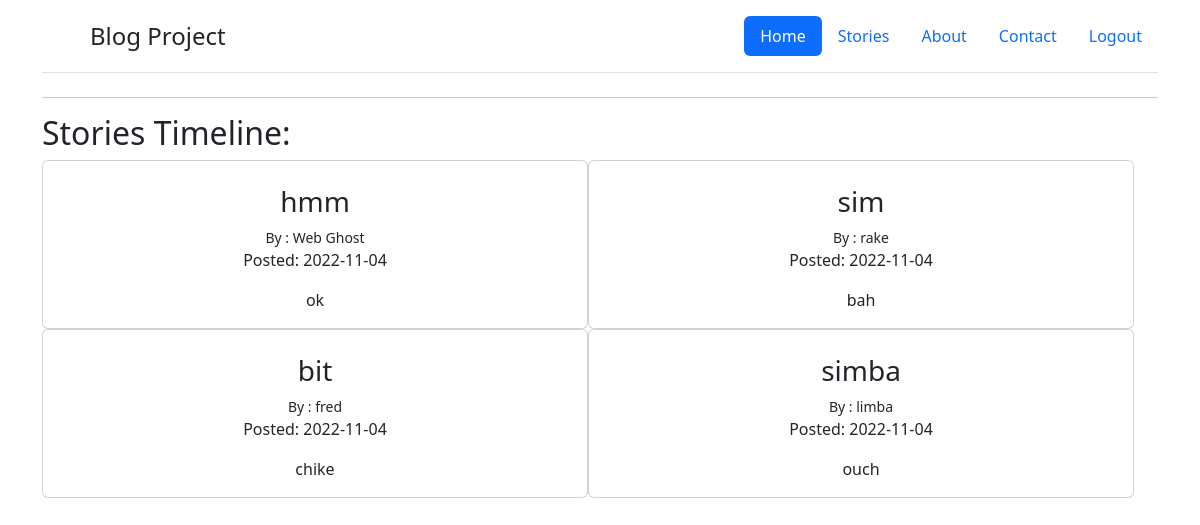
The page /stories on the database its author committed.
### app.py (models this page shows, shortened)
class BlogPost(db.Model):
    id = db.Column(db.Integer, primary_key=True)
    title = db.Column(db.String(100), nullable=False)
    content = db.Column(db.Text, nullable=False)
    author = db.Column(db.String(20), nullable=False, default='N/A')
    postby = db.Column(db.String(30))
    date_posted = db.Column(db.DateTime, nullable=False, default=datetime.utcnow)

### app.py (the view)
@app.route('/stories', methods=['GET'])
def stories():
    all_posts = BlogPost.query.order_by(BlogPost.date_posted).all()
    return render_template('stories.html', posts=all_posts)

### templates/stories.html (shortened to what this page needs)
{% extends 'base.html' %}
{%block logout%}
<li class="nav-item"><a href="{{url_for('logout')}}" class="nav-link">Logout</a></li>
{% endblock %}
{%block body%}
    <hr>
    <h2> Stories Timeline:</h2>
    <div class="container text-center" style="width: 100%;">
        <div class="row" style="width: 100%;">
            {% for post in posts %}
            <div class=" card" style="width: 50%;">
                <br>
                <h3>{{post.title}}</h3>
                {% if post.author%}
                    <small>By : {{post.author}} </small>
                {% else %}
                    <small>By : N/A </small>
                {% endif %}
                <p> Posted: {{post.date_posted.date()}}</p>
                <p style="white-space:pre-wrap">{{post.content}}</p>
            </div>
            {% endfor %}
{% endblock %}

### templates/base.html (shortened to what this page needs)
<!DOCTYPE html>
<html lang="en">
<head>
  <link href="https://cdn.jsdelivr.net/npm/bootstrap@5.2.1/dist/css/bootstrap.min.css" rel="stylesheet">
</head>
<body>
    <div class="container" style="width: 100%;">
      <header class="d-flex flex-wrap justify-content-center py-3 mb-4 border-bottom">
        <a href="/" class="d-flex align-items-center mb-3 mb-md-0 me-md-auto text-dark text-decoration-none">
          <svg class="bi me-2" width="40" height="32"><use xlink:href="#bootstrap"/></svg>
          <span class="fs-4">Blog Project</span>
        </a>
        <ul class="nav nav-pills">
          <li class="nav-item"><a href="/" class="nav-link active" aria-current="page">Home</a></li>
          <li class="nav-item"><a href="/stories" class="nav-link">Stories</a></li>
          <li class="nav-item"><a href="/about" class="nav-link">About </a></li>
          <li class="nav-item"><a href="/contact" class="nav-link">Contact</a></li>
          {%block logout%} {% endblock %}
        </ul>
      </header>
      {%block body%} {% endblock %}
    </div>
</body>
</html>

### rows shown on the page
BlogPost: title "hmm", author "Web Ghost", date_posted "2022-11-04", content "ok"
BlogPost: title "sim", author "rake", date_posted "2022-11-04", content "bah"
BlogPost: title "bit", author "fred", date_posted "2022-11-04", content "chike"
BlogPost: title "simba", author "limba", date_posted "2022-11-04", content "ouch"
